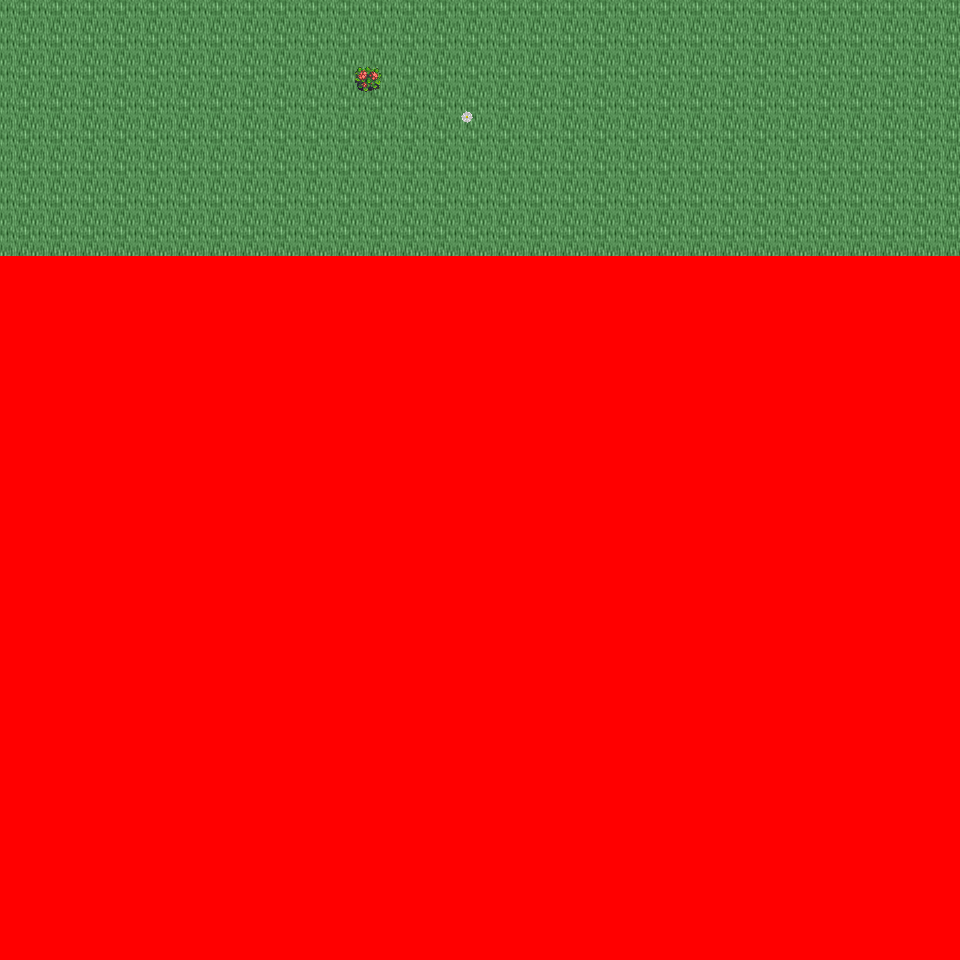

Below is a game level as drawn by its tile map, then a one-line description and the .tmx that defines it (tile-layer data replaced by summaries):
An orthogonal 30x30 tile map with 32x32 px tiles, 6 tile layers (Ground, Object, Object2, Above, ...), 21 tilesets and 3 objects (3x mapchange).

<map version="1.0" orientation="orthogonal" renderorder="right-down" width="30" height="30" tilewidth="32" tileheight="32" nextobjectid="4">
  <tileset firstgid="1" name="tileset_logic_collision" tilewidth="32" tileheight="32" tilecount="1" columns="1">
    <image source="../drawable/tileset_logic_collision.png" width="32" height="32" />
  </tileset>
  <tileset firstgid="2" name="tileset_ground_ground" tilewidth="32" tileheight="32" tilecount="33" columns="3">
    <image source="../drawable/tileset_ground_ground.png" width="96" height="352" />
  </tileset>
  <tileset firstgid="35" name="tileset_terrain_grassland" tilewidth="32" tileheight="32" tilecount="88" columns="8">
    <image source="../drawable/tileset_terrain_grassland.png" width="256" height="352" />
  </tileset>
  <tileset firstgid="123" name="tileset_ground_grass_corners" tilewidth="32" tileheight="32" tilecount="24" columns="6">
    <image source="../drawable/tileset_ground_grass_corners.png" width="192" height="128" />
  </tileset>
  <tileset firstgid="147" name="tileset_ground_grass_edges" tilewidth="32" tileheight="32" tilecount="36" columns="12">
    <image source="../drawable/tileset_ground_grass_edges.png" width="384" height="96" />
  </tileset>
  <tileset firstgid="183" name="tileset_ground_grass_2" tilewidth="32" tileheight="32" tilecount="21" columns="3">
    <image source="../drawable/tileset_ground_grass_2.png" width="96" height="224" />
  </tileset>
  <tileset firstgid="204" name="tileset_plant_tree_tree_darkgreen" tilewidth="32" tileheight="32" tilecount="88" columns="8">
    <image source="../drawable/tileset_plant_tree_tree_darkgreen.png" width="256" height="352" />
  </tileset>
  <tileset firstgid="292" name="tileset_plant_tree_pine_tree" tilewidth="32" tileheight="32" tilecount="20" columns="4">
    <image source="../drawable/tileset_plant_tree_pine_tree.png" width="128" height="160" />
  </tileset>
  <tileset firstgid="312" name="tileset_plant_tree_pine_tree_1" tilewidth="32" tileheight="32" tilecount="20" columns="4">
    <image source="../drawable/tileset_plant_tree_pine_tree_1.png" width="128" height="160" />
  </tileset>
  <tileset firstgid="332" name="tileset_plant_tree_evergreen" tilewidth="32" tileheight="32" tilecount="36" columns="3">
    <image source="../drawable/tileset_plant_tree_evergreen.png" width="96" height="384" />
  </tileset>
  <tileset firstgid="368" name="tileset_plant_tree_fall_trees" tilewidth="32" tileheight="32" tilecount="40" columns="8">
    <image source="../drawable/tileset_plant_tree_fall_trees.png" width="256" height="160" />
  </tileset>
  <tileset firstgid="408" name="tileset_plant_flower_daisy_blue" tilewidth="32" tileheight="32" tilecount="8" columns="2">
    <image source="../drawable/tileset_plant_flower_daisy_blue.png" width="64" height="128" />
  </tileset>
  <tileset firstgid="416" name="tileset_plant_flower_daisy_red" tilewidth="32" tileheight="32" tilecount="8" columns="2">
    <image source="../drawable/tileset_plant_flower_daisy_red.png" width="64" height="128" />
  </tileset>
  <tileset firstgid="424" name="tileset_plant_flower_daisy_white" tilewidth="32" tileheight="32" tilecount="8" columns="2">
    <image source="../drawable/tileset_plant_flower_daisy_white.png" width="64" height="128" />
  </tileset>
  <tileset firstgid="432" name="tileset_plant_flower_daisy_yellow" tilewidth="32" tileheight="32" tilecount="8" columns="2">
    <image source="../drawable/tileset_plant_flower_daisy_yellow.png" width="64" height="128" />
  </tileset>
  <tileset firstgid="440" name="tileset_plant_leaves" tilewidth="32" tileheight="32" tilecount="8" columns="4">
    <image source="../drawable/tileset_plant_leaves.png" width="128" height="64" />
  </tileset>
  <tileset firstgid="448" name="tileset_plant_flower_red_blue_clusters" tilewidth="32" tileheight="32" tilecount="4" columns="1">
    <image source="../drawable/tileset_plant_flower_red_blue_clusters.png" width="32" height="128" />
  </tileset>
  <tileset firstgid="452" name="tileset_ground_tall_grass" tilewidth="32" tileheight="32" tilecount="15" columns="5">
    <image source="../drawable/tileset_ground_tall_grass.png" width="160" height="96" />
  </tileset>
  <tileset firstgid="467" name="tileset_plant_bush_berried" tilewidth="32" tileheight="32" tilecount="60" columns="5">
    <image source="../drawable/tileset_plant_bush_berried.png" width="160" height="384" />
  </tileset>
  <tileset firstgid="527" name="tileset_plant_bushes_and_trees" tilewidth="32" tileheight="32" tilecount="144" columns="16">
    <image source="../drawable/tileset_plant_bushes_and_trees.png" width="512" height="289" />
  </tileset>
  <tileset firstgid="671" name="tileset_plant_bush_leafy" tilewidth="32" tileheight="32" tilecount="48" columns="8">
    <image source="../drawable/tileset_plant_bush_leafy.png" width="256" height="192" />
  </tileset>
  <layer name="Ground" width="30" height="30">
    <data>[900 cells, 240 non-empty, 1 distinct tile ids]</data>
  </layer>
  <layer name="Object" width="30" height="30">
    <data>[900 cells, 1 non-empty, 1 distinct tile ids]</data>
  </layer>
  <layer name="Object2" width="30" height="30">
    <data>[900 cells, 1 non-empty, 1 distinct tile ids]</data>
  </layer>
  <layer name="Above" width="30" height="30">
    <data>[900 cells, 0 non-empty, 0 distinct tile ids]</data>
  </layer>
  <layer name="Above2" width="30" height="30">
    <data>[900 cells, 0 non-empty, 0 distinct tile ids]</data>
  </layer>
  <layer name="Walkable" width="30" height="30">
    <data>[900 cells, 660 non-empty, 1 distinct tile ids]</data>
  </layer>
  <objectgroup name="MapEvents">
    <object id="1" name="north" type="mapchange" x="0" y="0" width="960" height="32">
      <properties>
        <property name="map" value="0_ados_mountain_n2_w2_x2_y3" />
        <property name="place" value="south" />
      </properties>
    </object>
    <object id="2" name="west" type="mapchange" x="0" y="0" width="32" height="256">
      <properties>
        <property name="map" value="0_ados_mountain_n2_w2_x1_y4" />
        <property name="place" value="east" />
      </properties>
    </object>
    <object id="3" name="east" type="mapchange" x="928" y="0" width="32" height="256">
      <properties>
        <property name="map" value="0_ados_mountain_n2_w2_x3_y4" />
        <property name="place" value="west" />
      </properties>
    </object>
  </objectgroup>
</map>
